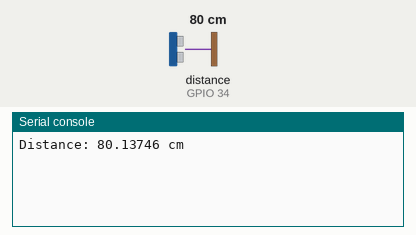
Simulated run of this program. Board: ESP32 board running MicroPython. On the bench: the last lines printed to the serial console. The inputs (shaded band) are chosen by the test bench; at power-on: distance to the obstacle (sensor on GPIO 34) 80 cm. The echo pulse lasts 58.3 µs per cm. At 10.0 s the program stops and its outputs stay as they are.

Above: at 1.2 s.
1.3 s: distance to the obstacle (sensor on GPIO 34) set to 2 cm
At 2.8 s:
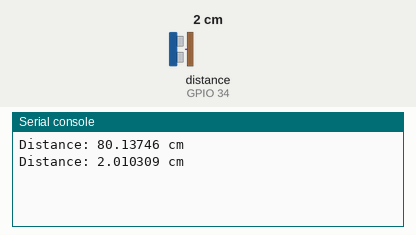
3.7 s: distance to the obstacle (sensor on GPIO 34) set to 4 cm
At 4.3 s:
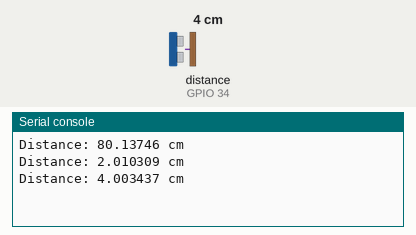
Timing chart, 0 to 6.7 s (numbered marks = the images above; inputs shaded):
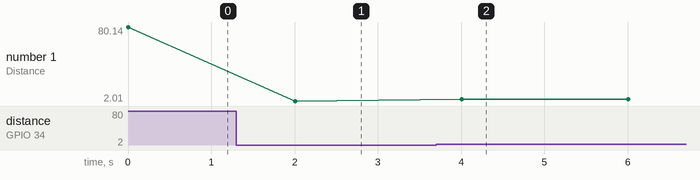

The program:

sr04_1.py
```python
import time
from machine import Pin, time_pulse_us
from utime import sleep_us


def Get_distance_cm(trigger_pin=32,echo_pin=34):

    # Init trigger pin (out)
    trigger = Pin(trigger_pin, mode=Pin.OUT, pull=None)
    # Init echo pin (in)
    echo = Pin(echo_pin, mode=Pin.IN, pull=None)


    # Send a 10us pulse.
    trigger.value(0)
    sleep_us(5)
    trigger.value(1)
    sleep_us(10)
    trigger.value(0)


    pulse_time = time_pulse_us(echo, 1, 500*2*30)
    cms = (pulse_time / 2) / 29.1   # 1cm each 29.1us
    return cms


for i in range(5):
    distance = Get_distance_cm()
    print('Distance:', distance, 'cm')
    time.sleep(2)
```

Measured:
- after the input at 1.3 s, the serial console: prints a new line after 0.71 s (image 1)
- after the input at 3.7 s, the serial console: prints a new line after 0.31 s (image 2)
- plotted number 1: 80.14 → 2.01 after the input at 1.3 s, 2.01 → 4 after the input at 3.7 s
